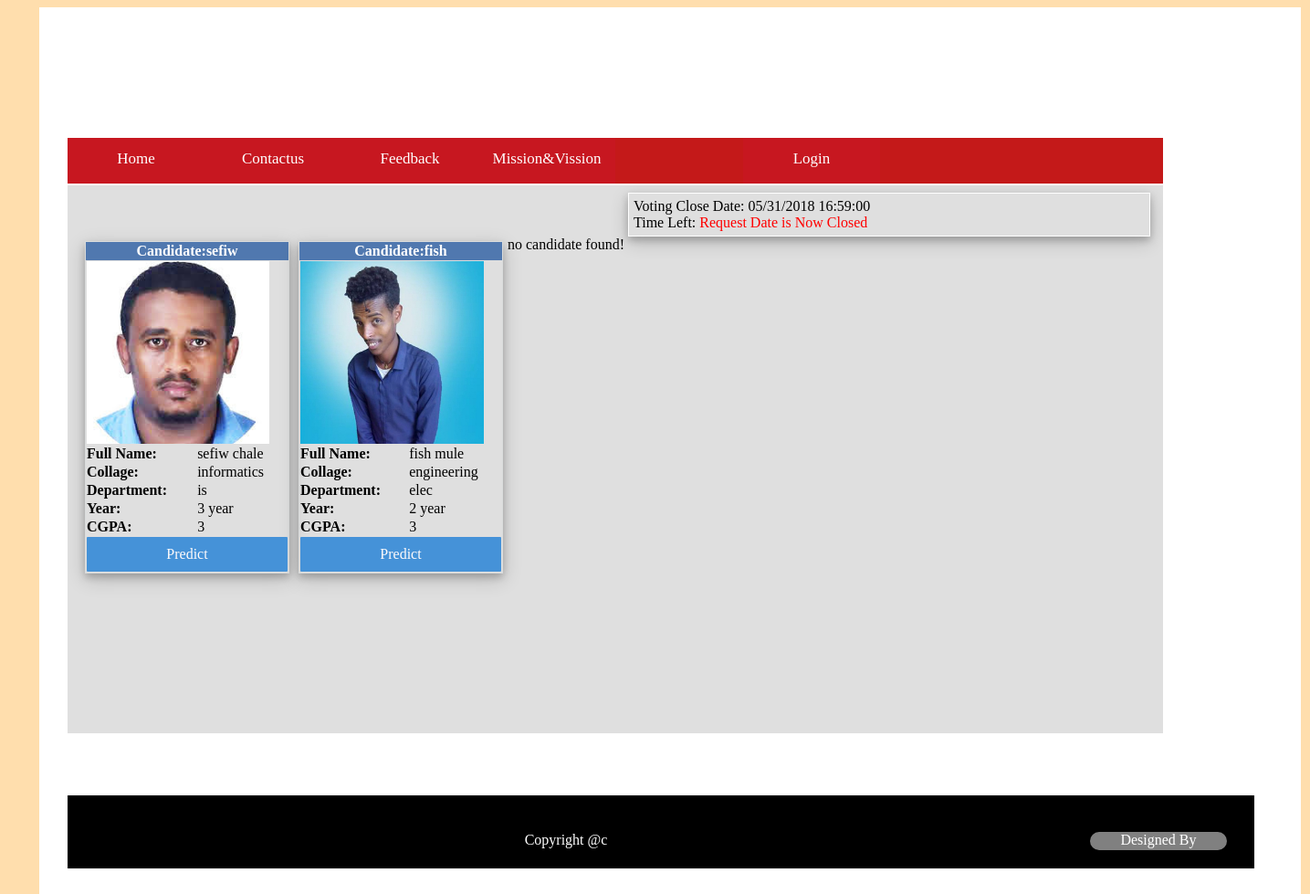
/preguss.php (signed in), run on the app's committed database.
### tables this page shows
CREATE TABLE IF NOT EXISTS `preguesstime` (
  `closedate` datetime NOT NULL,
  PRIMARY KEY (`closedate`)
);

CREATE TABLE IF NOT EXISTS `account` (
  `userid` int(11) NOT NULL AUTO_INCREMENT,
  `fname` varchar(20) DEFAULT NULL,
  `lname` varchar(20) DEFAULT NULL,
  `sex` varchar(10) DEFAULT NULL,
  `age` int(11) DEFAULT NULL,
  `username` varchar(15) NOT NULL,
  `password` varchar(100) NOT NULL,
  `role` varchar(30) DEFAULT NULL,
  `status` int(11) DEFAULT NULL,
  `photo` longtext,
  `requestid` varchar(20) NOT NULL,
  PRIMARY KEY (`userid`),
  UNIQUE KEY `username` (`username`)
);

CREATE TABLE IF NOT EXISTS `requesttable` (
  `Student_ID` varchar(30) NOT NULL,
  `fname` varchar(15) NOT NULL,
  `lname` varchar(15) NOT NULL,
  `sex` varchar(10) NOT NULL,
  `age` int(11) NOT NULL,
  `collage` varchar(30) NOT NULL,
  `department` varchar(30) NOT NULL,
  `year` varchar(10) NOT NULL,
  `cgpa` float NOT NULL,
  `username` varchar(30) NOT NULL,
  `password` longtext NOT NULL,
  `requesttype` varchar(20) NOT NULL,
  `votestatus` varchar(20) NOT NULL,
  `photo` longtext NOT NULL,
  `approved` varchar(20) NOT NULL,
  `date` datetime NOT NULL,
  PRIMARY KEY (`Student_ID`)
);

### preguss.php (the view, shortened to what this page needs)
<?php
if(isset($_SESSION['username'])&&isset($_SESSION['password']))
	{
?>
<html>
<link  href="css/allcss.css" rel="stylesheet" type="text/css"/>
<head>
</head>
<body style="background-color: #FFDEAD">
<div id="container">
		<div id="header">
		</div>
		<div id="menu">
		<?php
		include("menu.php");
		?>
	</div>
				<div id="content">
				<fieldset style="margin: 2px;height: auto;border: none;">
			<div style="margin-left: 600px;margin-top: -0px;border:1px solid #fff;padding: 5px;
box-shadow: 0 4px 8px 0 rgba(0, 0, 0, 0.2), 0 6px 20px 0 rgba(0, 0, 0, 0.19);">
<?php
$result = mysql_query("SELECT * FROM preguesstime");
$row = mysql_fetch_row($result);
$closedate = date_format(date_create($row[0]), 'm/d/Y H:i:s');
echo "Voting Close Date: " . $closedate;
?>
<br>
Time Left:
</div>
		<?php
	$sql1=mysql_query("select * from account where role='Candidate'");
	$row1=mysql_num_rows($sql1);
	if($row1>0)
	{
				while($info = mysql_fetch_array($sql1))
				{
					$username=$info['username'];
					$photo=$info['photo'];
					$fn=$info['fname'];
					$ln=$info['lname'];
					$userid=$info['userid'];
					$query=mysql_query("select * from requesttable where username='$username'");
					$rowselected=mysql_num_rows($query);
					if($rowselected>0)
					{
					while($rowsel = mysql_fetch_array($query))
					{
					$collage=$rowsel['collage'];
					$dept=$rowsel['department'];
					$yr=$rowsel['year'];
					$cgpa=$rowsel['cgpa'];
					}		 ?>
					<div style="margin: 5px;float: left;border:1px Solid #dadcdc;
					 box-shadow: 0 4px 8px 0 rgba(0, 0, 0, 0.2), 0 6px 20px 0 rgba(0, 0, 0, 0.19);">
					<table cellspacing="0">
						<tr  style="background-color: #5078af;height: auto;color: #fff;"><th colspan="2">
						<label>Candidate:<?php echo ''.$fn.'';?></label></th></tr>
						<tr><td colspan="2"><?php echo "<img src='$photo' height=200>"?></td></tr>
						<tr><td><b>Full Name:</b></td><td><?php echo ''.$fn.'&nbsp;'.$ln.'';?></td></tr>
						<tr><td><b>Collage:</b></td><td><?php  echo ''.$collage.''; ?></td></tr>
						<tr><td><b>Department:</b></td><td><?php echo ''.$dept.''; ?></td></tr>
						<tr><td><b>Year:</b></td><td><?php echo ''.$yr.'&nbsp;year'; ?></td></tr>
						<tr><td><b>CGPA:</b></td><td><?php echo ''.$cgpa.''; ?></td></tr>
						<tr><td colspan="2"><a href="preguss.php?voteid=<?php echo $userid;?>" class="btn">Predict<a/></td></tr>
					</table>
					</div>
                    <?php
					}
					else
					print "no candidate found!";
		         }
		}
		?>
				</fieldset>
		    </div>
		<div id="footer">
			<?php
			include("footer.php");
			?>
	</div>
	<?php
	}
	else
	{
		header("location:index.php");
	}?>
	</div>
</body>
</html>

### css/allcss.css (style rules this page uses)
body { background-size: cover; background-color: #fff; }
#header { height: 110px; width: 1200px; border: 5px; }
#container { padding-bottom: 30px; padding-top: 30px; padding-left: 30px; margin-left: 35px; height: auto; width: 1350px; background-color: #fff; border:1px Solid #ffffff; display:block; margin-bottom: -10px; }
#content { background-color: #443f3f; width: 970px; height: 600px; margin-left: 230px; margin-top: 7px; overflow-x: hidden; overflow-y: hidden; }
#footer { margin-top: 68px; width: 1300px; height: 80px; background-color:black; }
#menu { margin-top: 1px; height: 50px; width: 1200px; text-align: center; margin: 2px auto; BACKGROUND-COLOR:#c41919 ; float: left; line-height: 45px; }

### preguss.php (style rules this page uses)
#content { background-color: #dfdfdf; width: 1200px; height: 600px; margin-left: -0px; margin-top: 7px; overflow-x: scroll; overflow-y: scroll; }
.btn { float: right; position: relative; background-color: #4592d8; color: #fffbfb; font-size: 16px; padding: 10px 30px; border: none; cursor: pointer; border-radius: 1px; text-align: center; width: 160px; text-decoration: none; }

### data on the page
preguesstime: closedate "05/31/2018 16:59:00"
account: shows "no candidate found!"
account: fname "sefiw", photo (picture), lname "chale", requesttable.collage "informatics", requesttable.department "is", requesttable.year "3", requesttable.cgpa "3"
account: fname "fish", photo (picture), lname "mule", requesttable.collage "engineering", requesttable.department "elec", requesttable.year "2", requesttable.cgpa "3"
